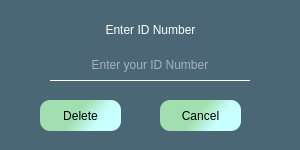
<?xml version="1.0" encoding="UTF-8"?>
<ui version="4.0">
 <class>deleteDialog</class>
 <widget class="QDialog" name="deleteDialog">
  <property name="geometry">
   <rect>
    <x>0</x>
    <y>0</y>
    <width>300</width>
    <height>150</height>
   </rect>
  </property>
  <property name="windowTitle">
   <string>Delete</string>
  </property>
  <property name="styleSheet">
   <string notr="true">background-color: rgb(75, 103, 118);</string>
  </property>
  <widget class="QLineEdit" name="lineEdit">
   <property name="geometry">
    <rect>
     <x>50</x>
     <y>50</y>
     <width>200</width>
     <height>31</height>
    </rect>
   </property>
   <property name="styleSheet">
    <string notr="true">border: none;
color: rgb(255, 255, 255);
font: 12pt &quot;Rockwell&quot;;
border-bottom: 1px solid white;</string>
   </property>
   <property name="alignment">
    <set>Qt::AlignCenter</set>
   </property>
   <property name="placeholderText">
    <string>Enter your ID Number</string>
   </property>
  </widget>
  <widget class="QPushButton" name="deleteBtn">
   <property name="geometry">
    <rect>
     <x>40</x>
     <y>100</y>
     <width>81</width>
     <height>31</height>
    </rect>
   </property>
   <property name="styleSheet">
    <string notr="true">background-color: qlineargradient(spread:pad, x1:0.329727, y1:0.432, x2:0.938, y2:0.619318, stop:0.215909 rgba(162, 223, 176, 255), stop:0.698864 rgba(200, 255, 255, 255));
font: 14pt &quot;Rockwell&quot;;
border-radius: 10px;</string>
   </property>
   <property name="text">
    <string>Delete</string>
   </property>
  </widget>
  <widget class="QPushButton" name="cancelbtn">
   <property name="geometry">
    <rect>
     <x>160</x>
     <y>100</y>
     <width>81</width>
     <height>31</height>
    </rect>
   </property>
   <property name="styleSheet">
    <string notr="true">background-color: qlineargradient(spread:pad, x1:0.329727, y1:0.432, x2:0.938, y2:0.619318, stop:0.215909 rgba(162, 223, 176, 255), stop:0.698864 rgba(200, 255, 255, 255));
font: 14pt &quot;Rockwell&quot;;
border-radius: 10px;</string>
   </property>
   <property name="text">
    <string>Cancel</string>
   </property>
  </widget>
  <widget class="QLabel" name="label">
   <property name="geometry">
    <rect>
     <x>85</x>
     <y>20</y>
     <width>131</width>
     <height>20</height>
    </rect>
   </property>
   <property name="styleSheet">
    <string notr="true">border: none;
color: rgb(255, 255, 255);
font: 12pt &quot;Rockwell&quot;;</string>
   </property>
   <property name="text">
    <string>Enter ID Number</string>
   </property>
   <property name="alignment">
    <set>Qt::AlignCenter</set>
   </property>
  </widget>
 </widget>
 <resources/>
 <connections/>
</ui>
